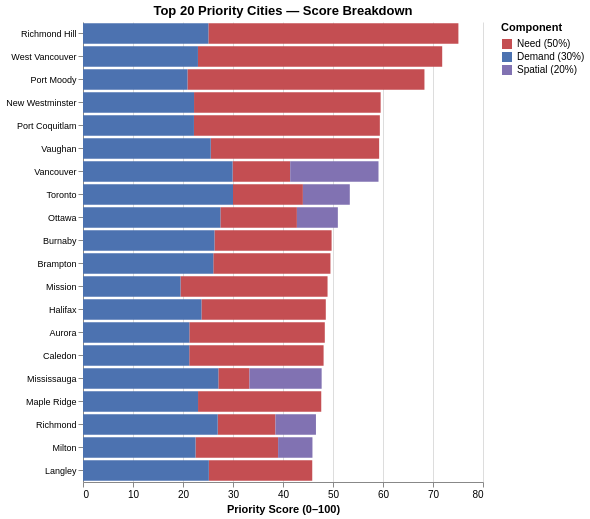

Here is the notebook cell this chart was saved with:
### Code cell
ranked_plot = (
    df_scored[[
        "location", "tier", "ev_dc_fast_count", "vehicle count",
        "fast charger ratio", "NNI Index",
        "need_score", "demand_score", "spatial_score", "priority_score",
    ]]
    .sort_values("priority_score", ascending=False)
    .reset_index(drop=True)
)
top20 = ranked_plot.head(20).copy()

top20["need_contrib"]    = (top20["need_score"]    * W_NEED    * 100).round(2)
top20["demand_contrib"]  = (top20["demand_score"]  * W_DEMAND  * 100).round(2)
top20["spatial_contrib"] = (top20["spatial_score"] * W_SPATIAL * 100).round(2)

location_order = top20["location"].tolist()

top20_melted = top20.melt(
    id_vars=["location", "priority_score"],
    value_vars=["need_contrib", "demand_contrib", "spatial_contrib"],
    var_name="component",
    value_name="score_contribution",
)
component_labels = {
    "need_contrib":    f"Need ({int(W_NEED*100)}%)",
    "demand_contrib":  f"Demand ({int(W_DEMAND*100)}%)",
    "spatial_contrib": f"Spatial ({int(W_SPATIAL*100)}%)",
}
top20_melted["component"] = top20_melted["component"].map(component_labels)

component_order = [
    f"Need ({int(W_NEED*100)}%)",
    f"Demand ({int(W_DEMAND*100)}%)",
    f"Spatial ({int(W_SPATIAL*100)}%)",
]
component_color_scale = alt.Scale(
    domain=component_order,
    range=["#C44E52", "#4C72B0", "#8172B2"],
)

fig2 = (
    alt.Chart(top20_melted)
    .mark_bar()
    .encode(
        y=alt.Y(
            "location:N",
            sort=location_order,
            title=None,
            axis=alt.Axis(labelFontSize=9),
        ),
        x=alt.X("score_contribution:Q", title="Priority Score (0–100)", stack="zero"),
        color=alt.Color(
            "component:N",
            scale=component_color_scale,
            sort=component_order,
            legend=alt.Legend(title="Component"),
        ),
        order=alt.Order("component:N", sort="ascending"),
        tooltip=[
            "location:N",
            "component:N",
            alt.Tooltip("score_contribution:Q", format=".1f"),
            alt.Tooltip("priority_score:Q", format=".1f", title="Total Score"),
        ],
    )
    .properties(
        title="Top 20 Priority Cities — Score Breakdown",
        width=400,
        height=460,
    )
    .configure_view(strokeWidth=0)
    .configure_title(fontSize=13, fontWeight="bold")
    .configure_axis(labelFontSize=10, titleFontSize=11)
)

fig2.save("docs/img/fig_priority_ranking.png")
print("Saved docs/img/fig_priority_ranking.png")
fig2

### Figure 1 — Vega-Lite specification as saved in the notebook (floating-point values rounded to 4 significant figures)
{"config": {"view": {"continuousWidth": 300, "continuousHeight": 300, "strokeWidth": 0}, "axis": {"labelFontSize": 10, "titleFontSize": 11}, "title": {"fontSize": 13, "fontWeight": "bold"}}, "data": {"name": "data-bdfd73bffdef68ee89de76a871c98322"}, "mark": {"type": "bar"}, "encoding": {"color": {"field": "component", "legend": {"title": "Component"}, "scale": {"domain": ["Need (50%)", "Demand (30%)", "Spatial (20%)"], "range": ["#C44E52", "#4C72B0", "#8172B2"]}, "sort": ["Need (50%)", "Demand (30%)", "Spatial (20%)"], "type": "nominal"}, "order": {"field": "component", "sort": "ascending", "type": "nominal"}, "tooltip": [{"field": "location", "type": "nominal"}, {"field": "component", "type": "nominal"}, {"field": "score_contribution", "format": ".1f", "type": "quantitative"}, {"field": "priority_score", "format": ".1f", "title": "Total Score", "type": "quantitative"}], "x": {"field": "score_contribution", "stack": "zero", "title": "Priority Score (0–100)", "type": "quantitative"}, "y": {"axis": {"labelFontSize": 9}, "field": "location", "sort": ["Richmond Hill", "West Vancouver", "Port Moody", "New Westminster", "Port Coquitlam", "Vaughan", "Vancouver", "Toronto", "Ottawa", "Burnaby", "Brampton", "Mission", "Halifax", "Aurora", "Caledon", "Mississauga", "Maple Ridge", "Richmond", "Milton", "Langley"], "title": null, "type": "nominal"}}, "height": 460, "title": "Top 20 Priority Cities — Score Breakdown", "width": 400, "$schema": "https://vega.github.io/schema/vega-lite/v6.1.0.json", "datasets": {"data-bdfd73bffdef68ee89de76a871c98322": [{"location": "Richmond Hill", "priority_score": 75.1, "component": "Need (50%)", "score_contribution": 50.0}, {"location": "West Vancouver", "priority_score": 71.8, "component": "Need (50%)", "score_contribution": 48.85}, {"location": "Port Moody", "priority_score": 68.3, "component": "Need (50%)", "score_contribution": 47.4}, {"location": "New Westminster", "priority_score": 59.5, "component": "Need (50%)", "score_contribution": 37.32}, {"location": "Port Coquitlam", "priority_score": 59.4, "component": "Need (50%)", "score_contribution": 37.18}, {"location": "Vaughan", "priority_score": 59.2, "component": "Need (50%)", "score_contribution": 33.68}, {"location": "Vancouver", "priority_score": 59.1, "component": "Need (50%)", "score_contribution": 11.52}, {"location": "Toronto", "priority_score": 53.4, "component": "Need (50%)", "score_contribution": 13.98}, {"location": "Ottawa", "priority_score": 51.0, "component": "Need (50%)", "score_contribution": 15.3}, {"location": "Burnaby", "priority_score": 49.7, "component": "Need (50%)", "score_contribution": 23.43}, {"location": "Brampton", "priority_score": 49.5, "component": "Need (50%)", "score_contribution": 23.43}, {"location": "Mission", "priority_score": 48.9, "component": "Need (50%)", "score_contribution": 29.41}, {"location": "Halifax", "priority_score": 48.6, "component": "Need (50%)", "score_contribution": 24.87}, {"location": "Aurora", "priority_score": 48.4, "component": "Need (50%)", "score_contribution": 27.09}, {"location": "Caledon", "priority_score": 48.1, "component": "Need (50%)", "score_contribution": 26.87}, {"location": "Mississauga", "priority_score": 47.7, "component": "Need (50%)", "score_contribution": 6.22}, {"location": "Maple Ridge", "priority_score": 47.7, "component": "Need (50%)", "score_contribution": 24.64}, {"location": "Richmond", "priority_score": 46.6, "component": "Need (50%)", "score_contribution": 11.55}, {"location": "Milton", "priority_score": 45.9, "component": "Need (50%)", "score_contribution": 16.52}, {"location": "Langley", "priority_score": 45.8, "component": "Need (50%)", "score_contribution": 20.68}, {"location": "Richmond Hill", "priority_score": 75.1, "component": "Demand (30%)", "score_contribution": 25.08}, {"location": "West Vancouver", "priority_score": 71.8, "component": "Demand (30%)", "score_contribution": 22.99}, {"location": "Port Moody", "priority_score": 68.3, "component": "Demand (30%)", "score_contribution": 20.89}, {"location": "New Westminster", "priority_score": 59.5, "component": "Demand (30%)", "score_contribution": 22.21}, {"location": "Port Coquitlam", "priority_score": 59.4, "component": "Demand (30%)", "score_contribution": 22.19}, {"location": "Vaughan", "priority_score": 59.2, "component": "Demand (30%)", "score_contribution": 25.55}, {"location": "Vancouver", "priority_score": 59.1, "component": "Demand (30%)", "score_contribution": 29.92}, {"location": "Toronto", "priority_score": 53.4, "component": "Demand (30%)", "score_contribution": 30.0}, {"location": "Ottawa", "priority_score": 51.0, "component": "Demand (30%)", "score_contribution": 27.48}, {"location": "Burnaby", "priority_score": 49.7, "component": "Demand (30%)", "score_contribution": 26.29}, {"location": "Brampton", "priority_score": 49.5, "component": "Demand (30%)", "score_contribution": 26.06}, {"location": "Mission", "priority_score": 48.9, "component": "Demand (30%)", "score_contribution": 19.5}, {"location": "Halifax", "priority_score": 48.6, "component": "Demand (30%)", "score_contribution": 23.69}, {"location": "Aurora", "priority_score": 48.4, "component": "Demand (30%)", "score_contribution": 21.27}, {"location": "Caledon", "priority_score": 48.1, "component": "Demand (30%)", "score_contribution": 21.25}, {"location": "Mississauga", "priority_score": 47.7, "component": "Demand (30%)", "score_contribution": 27.07}, {"location": "Maple Ridge", "priority_score": 47.7, "component": "Demand (30%)", "score_contribution": 23.01}, {"location": "Richmond", "priority_score": 46.6, "component": "Demand (30%)", "score_contribution": 26.94}, {"location": "Milton", "priority_score": 45.9, "component": "Demand (30%)", "score_contribution": 22.5}, {"location": "Langley", "priority_score": 45.8, "component": "Demand (30%)", "score_contribution": 25.17}, {"location": "Richmond Hill", "priority_score": 75.1, "component": "Spatial (20%)", "score_contribution": 0.0}, {"location": "West Vancouver", "priority_score": 71.8, "component": "Spatial (20%)", "score_contribution": 0.0}, {"location": "Port Moody", "priority_score": 68.3, "component": "Spatial (20%)", "score_contribution": 0.0}, {"location": "New Westminster", "priority_score": 59.5, "component": "Spatial (20%)", "score_contribution": 0.0}, {"location": "Port Coquitlam", "priority_score": 59.4, "component": "Spatial (20%)", "score_contribution": 0.0}, {"location": "Vaughan", "priority_score": 59.2, "component": "Spatial (20%)", "score_contribution": 0.0}, {"location": "Vancouver", "priority_score": 59.1, "component": "Spatial (20%)", "score_contribution": 17.66}, {"location": "Toronto", "priority_score": 53.4, "component": "Spatial (20%)", "score_contribution": 9.38}, {"location": "Ottawa", "priority_score": 51.0, "component": "Spatial (20%)", "score_contribution": 8.19}, {"location": "Burnaby", "priority_score": 49.7, "component": "Spatial (20%)", "score_contribution": 0.0}, {"location": "Brampton", "priority_score": 49.5, "component": "Spatial (20%)", "score_contribution": 0.0}, {"location": "Mission", "priority_score": 48.9, "component": "Spatial (20%)", "score_contribution": 0.0}, {"location": "Halifax", "priority_score": 48.6, "component": "Spatial (20%)", "score_contribution": 0.0}, {"location": "Aurora", "priority_score": 48.4, "component": "Spatial (20%)", "score_contribution": 0.0}, {"location": "Caledon", "priority_score": 48.1, "component": "Spatial (20%)", "score_contribution": 0.0}, {"location": "Mississauga", "priority_score": 47.7, "component": "Spatial (20%)", "score_contribution": 14.44}, {"location": "Maple Ridge", "priority_score": 47.7, "component": "Spatial (20%)", "score_contribution": 0.0}, {"location": "Richmond", "priority_score": 46.6, "component": "Spatial (20%)", "score_contribution": 8.1}, {"location": "Milton", "priority_score": 45.9, "component": "Spatial (20%)", "score_contribution": 6.87}, {"location": "Langley", "priority_score": 45.8, "component": "Spatial (20%)", "score_contribution": 0.0}]}}
